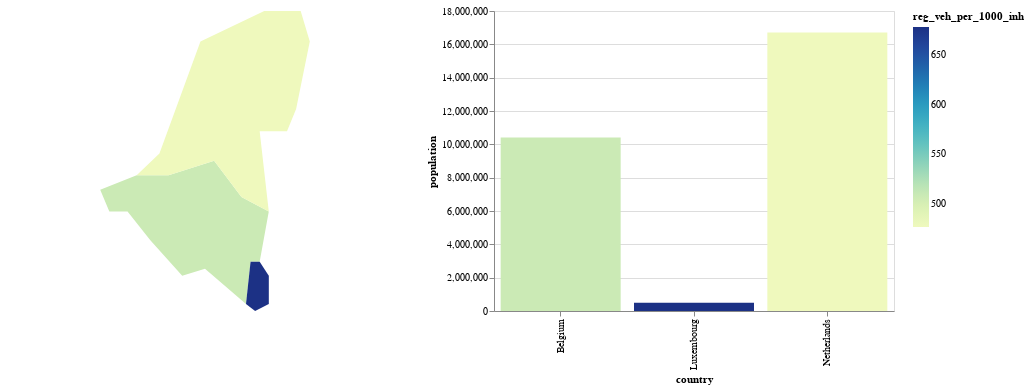

The cell this chart's notebook holds for it:
### Code cell
single = alt.selection_single()

b = alt.Chart().mark_bar(tooltip={"content": "data"}
).encode(
    x='country',
    y='population',
    color=alt.condition(single, 'reg_veh_per_1000_inh', alt.value('lightgray'))
).add_selection(single)

g = alt.Chart().mark_geoshape(tooltip={"content": "data"}
).encode(
    color=alt.condition(single, 'reg_veh_per_1000_inh', alt.value('lightgray'))
).add_selection(single)

alt.hconcat(g, b,data=gdf)

### Figure 1 — Vega-Lite specification as saved in the notebook (floating-point values rounded to 4 significant figures)
{"$schema": "https://vega.github.io/schema/vega-lite/v3.4.0.json", "config": {"mark": {"tooltip": null}, "view": {"height": 300, "width": 400}}, "data": {"name": "data-180f755a1725b0103291875ff3f0ee5a"}, "datasets": {"data-180f755a1725b0103291875ff3f0ee5a": [{"country": "Belgium", "gdp": 389300, "geometry": {"coordinates": [[[3.3, 51.3], [4, 51.3], [5, 51.5], [5.6, 51], [6.2, 50.8], [6, 50.1], [5.8, 50.1], [5.7, 49.5], [4.8, 50], [4.3, 49.9], [3.6, 50.4], [3.1, 50.8], [2.7, 50.8], [2.5, 51.1], [3.3, 51.3]]], "type": "Polygon"}, "population": 10414336, "reg_veh_per_1000_inh": 508, "type": "Feature"}, {"country": "Luxembourg", "gdp": 39370, "geometry": {"coordinates": [[[6, 50.1], [6.2, 49.9], [6.2, 49.5], [5.9, 49.4], [5.7, 49.5], [5.8, 50.1], [6, 50.1]]], "type": "Polygon"}, "population": 491775, "reg_veh_per_1000_inh": 678, "type": "Feature"}, {"country": "Netherlands", "gdp": 672000, "geometry": {"coordinates": [[[6.1, 53.5], [6.9, 53.5], [7.1, 53.1], [6.8, 52.2], [6.6, 51.9], [6, 51.9], [6.2, 50.8], [5.6, 51], [5, 51.5], [4, 51.3], [3.3, 51.3], [3.8, 51.6], [4.7, 53.1], [6.1, 53.5]]], "type": "Polygon"}, "population": 16715999, "reg_veh_per_1000_inh": 477, "type": "Feature"}]}, "hconcat": [{"encoding": {"color": {"condition": {"field": "reg_veh_per_1000_inh", "selection": "selector001", "type": "quantitative"}, "value": "lightgray"}}, "mark": {"tooltip": {"content": "data"}, "type": "geoshape"}, "selection": {"selector001": {"type": "single"}}}, {"encoding": {"color": {"condition": {"field": "reg_veh_per_1000_inh", "selection": "selector001", "type": "quantitative"}, "value": "lightgray"}, "x": {"field": "country", "type": "nominal"}, "y": {"field": "population", "type": "quantitative"}}, "mark": {"tooltip": {"content": "data"}, "type": "bar"}, "selection": {"selector001": {"type": "single"}}}]}
